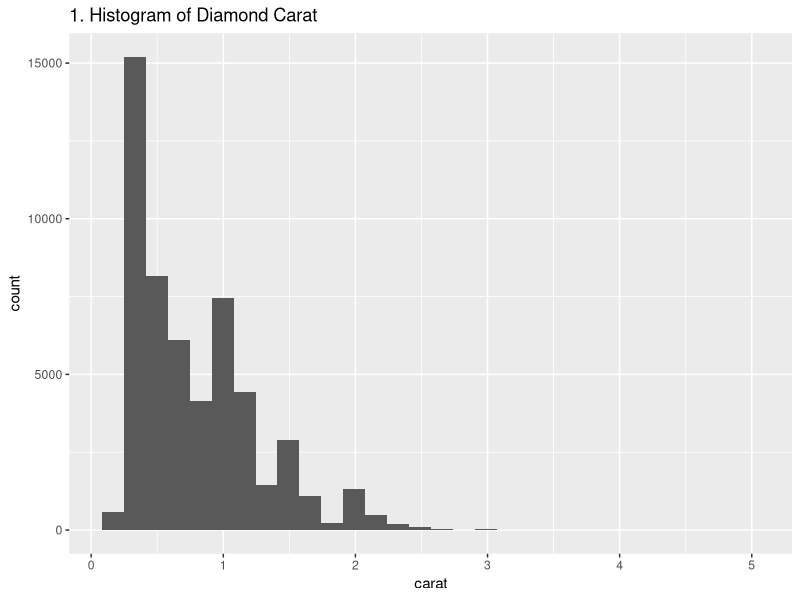
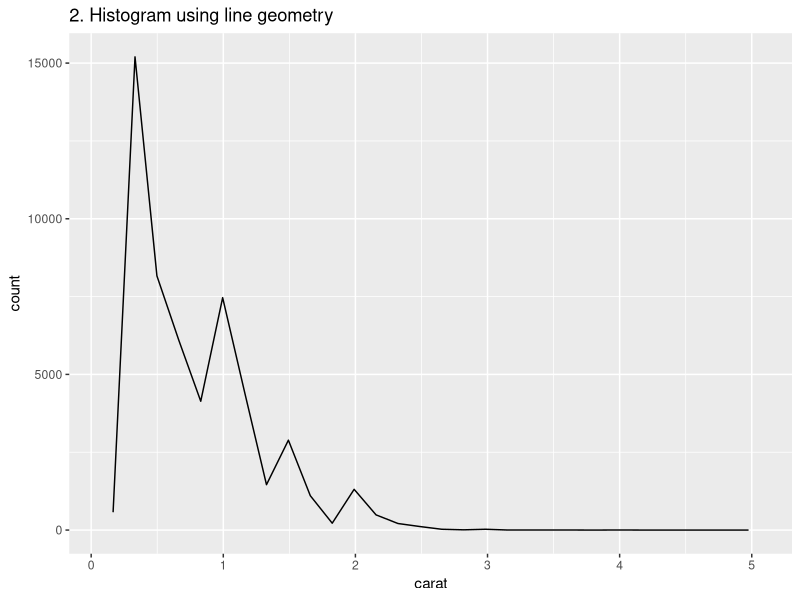
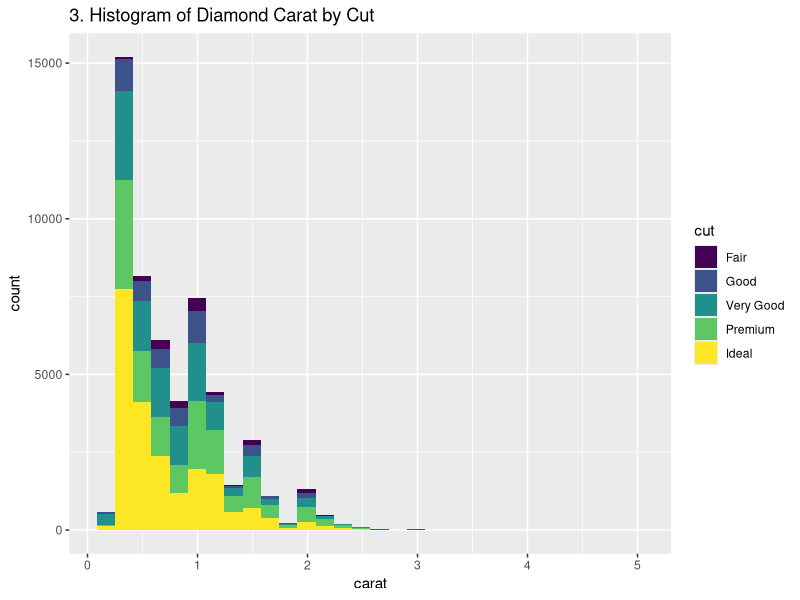
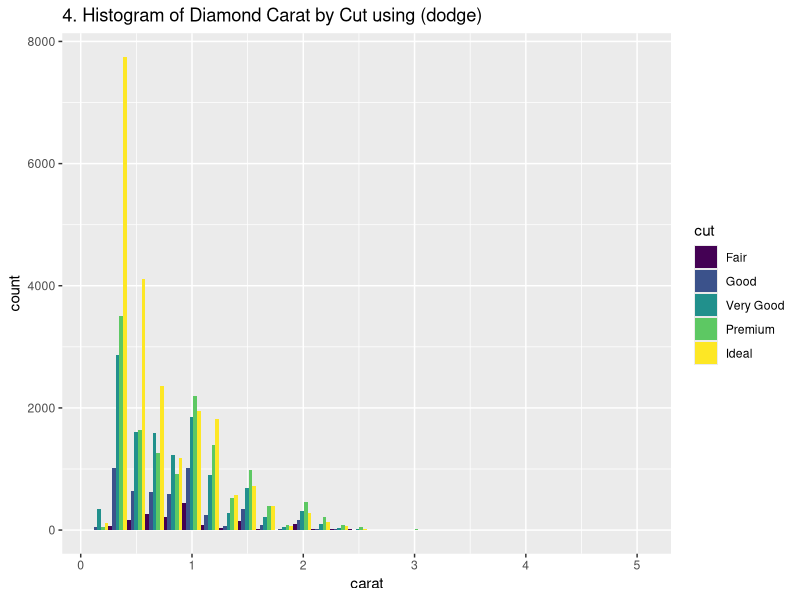

R code for these plots, in order:
## ---- chunk 1
library(ggplot2)
## ---- chunk 2
ggplot(diamonds) +
 layer(
     mapping = aes(x = carat),
     stat = "bin",
     geom = "bar",
     position = "stack"
 ) +
ggtitle("1. Histogram of Diamond Carat")
## ---- chunk 3
ggplot(diamonds) +
 layer(
     mapping = aes(x = carat),
     stat = "bin",
     geom = "line",
     position = "identity"
 ) +
ggtitle("2. Histogram using line geometry")
## ---- chunk 4
ggplot(diamonds) +
 layer(
     mapping = aes(x = carat, fill = cut),
     stat = "bin",
     geom = "bar",
     position = "stack"
 ) +
ggtitle("3. Histogram of Diamond Carat by Cut")
## ---- chunk 5
ggplot(diamonds) +
 layer(
     mapping = aes(x = carat, fill = cut),
     stat = "bin",
     geom = "bar",
     position = "dodge"
 ) +
ggtitle("4. Histogram of Diamond Carat by Cut using (dodge)")
